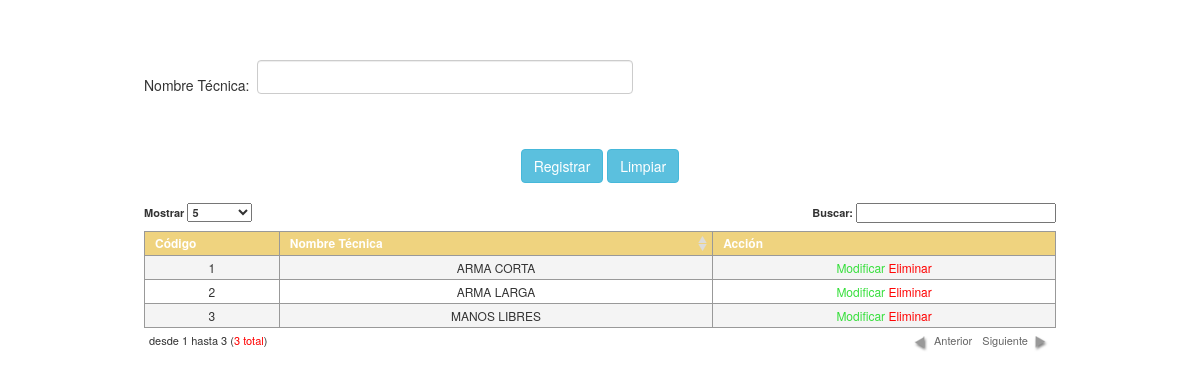
Page /vista/tecnica.php on the committed database.
### tables this page shows
CREATE TABLE `tecnica` (
  `id_tecnica` int(11) NOT NULL AUTO_INCREMENT,
  `nombre_tecnica` varchar(25) DEFAULT NULL,
  KEY `id_tecnica` (`id_tecnica`)
);

### modelo/Conexion.php (called while the page is built, shortened)
<?php
class Conexion
{
    private static $_server   = 'localhost';
    private static $_user     = 'root';
    private static $_password = '123456';
    protected $bd             = 'wushu';
    private function _abrir_conn() {
        $this->_conn = new mysqli(self::$_server, self::$_user, self::$_password, $this->bd);
        if ((int) $this->_conn->connect_errno == 0) {
            $this->_state_conn = TRUE;
            $this->_conn->set_charset('utf8');
            return $this->_conn;
        }
    }
    public function _query($sql) {
        if ($this->_state_conn === TRUE) {
            $resultado = $this->_conn->query($sql);
            if($resultado){
                return $resultado;
            }else{
                return FALSE;
            }
        }
    }
    public function RetornarRegistros($sql) {
        $result = $this->_query($sql);
        if ($this->_state_conn === TRUE) {
             $count = $result->num_rows;
            if($count > 0){
            while ($row =$result->fetch_array()) {
                $rows[] = $row;
            }
            return $rows;
            }else{
                return FALSE;
            }
        }
    }
}

### vista/tecnica.php (the view, shortened to what this page needs)
<?php
require_once '../modelo/Conexion.php';
$obj_conexion = new Conexion();
?>
<!DOCTYPE html>
<html>
    <head>
        <link href="../css/bootstrap.css" rel="stylesheet" media="screen"/>
        <link href="../css/estilos.css" rel="stylesheet" media="screen"/>
        <link href="../css/jquery.dataTables.css" rel="stylesheet" media="screen"/>
        <link href="../css/select2.css" rel="stylesheet" media="screen"/>
        <link href="../css/select2-bootstrap.css" rel="stylesheet" media="screen"/>
    </head>
    <body>
        <div style="margin-top: 5%;position: relative;display: block">
            <form id="frmtecnica">
                <table width="912" border="0" align="center">
                    <tr>
                        <td width="113">Nombre T&eacute;cnica:</td>
                        <td width="376">
                            <div id="d_tecnica"  class="form-group">
                                <input type="text" style="background-color: #ffffff" class="form-control" id="nombre_tecnica" name="nombre_tecnica" value="" />
                            </div>
                        </td>
                        <td width="409" colspan="4">&nbsp;</td>
                    </tr>
                    <tr>
                        <td colspan="4">&nbsp;</td>
                    </tr>
                    <tr>
                        <td colspan="4">&nbsp;</td>
                    </tr>
                    <tr>
                        <td colspan="4" align="center">
                            <button type="button" id="ingresar" class="btn btn-info">Registrar</button>
                            <button type="button" id="limpiar" class="btn btn-info">Limpiar</button>
                        </td>
                    </tr>
                    <tr>
                        <td colspan="4" align="center">&nbsp;</td>
                    </tr>
                    <tr>
                        <td colspan="4" align="center">
                            <table border="0" id="tbl_tecnica" class="dataTable">
                                <thead>
                                    <tr>
                                        <th>C&oacute;digo</th>
                                        <th>Nombre T&eacute;cnica</th>
                                        <th>Acci&oacute;n</th>
                                    </tr>
                                </thead>
                                <tbody>
                                    <?php
                                    $sql                 = "SELECT  id_tecnica,  nombre_tecnica FROM tecnica";
                                    $resgistros          = $obj_conexion->RetornarRegistros($sql);
                                    $es_array = is_array($resgistros) ? TRUE : FALSE;
                                    if ($es_array == TRUE) {
                                        for ($i = 0; $i < count($resgistros); $i++) {
                                            ?>
                                            <tr>
                                                <td><?php echo $resgistros[$i]['id_tecnica'] ?></td>
                                                <td><?php echo $resgistros[$i]['nombre_tecnica'] ?></td>
                                                <td>
                                                    <span class="accion modificar">Modificar</span>
                                                    <span class="accion eliminar">Eliminar</span>
                                                </td>
                                            </tr>
                                            <?php
                                        }
                                    }
                                    ?>
                                </tbody>
                            </table>
                        </td>
                    </tr>
                    <tr>
                        <td colspan="4" align="center">&nbsp;</td>
                    </tr>
                </table>
            </form>
        </div>
    </body>
</html>

### css/estilos.css (style rules this page uses)
.modificar { color :#37df3c }
.eliminar { color :#FF0000; }
.accion { cursor: pointer; }

### vista/tecnica.php (style rules this page uses)
body { background-color: transparent; }

### rows in the picture
tecnica: id_tecnica "1", nombre_tecnica "ARMA CORTA"
tecnica: id_tecnica "2", nombre_tecnica "ARMA LARGA"
tecnica: id_tecnica "3", nombre_tecnica "MANOS LIBRES"
